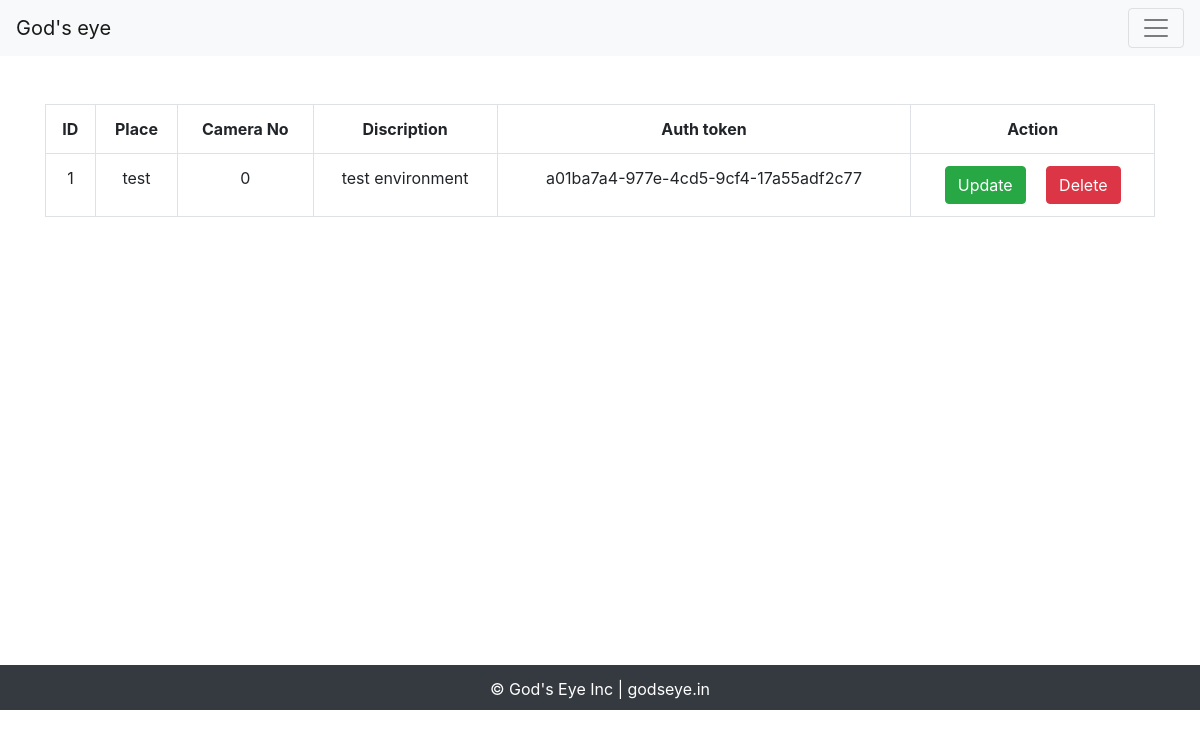
The app's page /view_location with its own data.
### server.py (models this page shows)
@dataclass
class Location(db.Model):
    id: int
    uid: str
    cam_no: int
    place: str
    discription: str
    id = db.Column(db.Integer, primary_key=True)
    uid = db.Column(db.String(128))
    cam_no = db.Column(db.Integer)
    place = db.Column(db.String(1000))
    discription = db.Column(db.String(1000))

### server.py (the view)
@app.route('/view_location')
def view_location():
    locations = Location.query.all()
    return render_template("view_location.html", location=locations)

### templates/view_location.html
{% extends "base.html" %}
{% block content %}
    <div class="container my-5">
        <table class="table text-center table-bordered">
            <tr>
                <th>
                    ID
                </th>
                <th>
                    Place
                </th>
                <th>
                    Camera No
                </th>
                <th>
                    Discription
                </th>
                <th>
                  Auth token
                </th>
                <th>
                    Action
                </th>
            </tr>
            {% for locat in location %}
            <tr>
                <td>
                    {{ locat.id }}
                </td>
                <td>
                    {{ locat.place }}
                </td>
                <td>
                    {{ locat.cam_no }}
                </td>
                <td>
                    {{ locat.discription }}
                </td>
                <td>
                    {{ locat.uid }}
                </td>
                <td>
                    <a class="btn btn-success mr-2" href="{{ url_for('.update_location',id=locat.id) }}">Update</a>
                    <a class="btn btn-danger ml-2" href="{{ url_for('.delete_location',id=locat.id) }}">Delete</a>
                </td>
            </tr>
            {% endfor %}
        </table>
    </div>
{% endblock %}

### records on screen
Location: id "1", place "test", cam_no "0", discription "test environment", uid "a01ba7a4-977e-4cd5-9cf4-17a55adf2c77"
